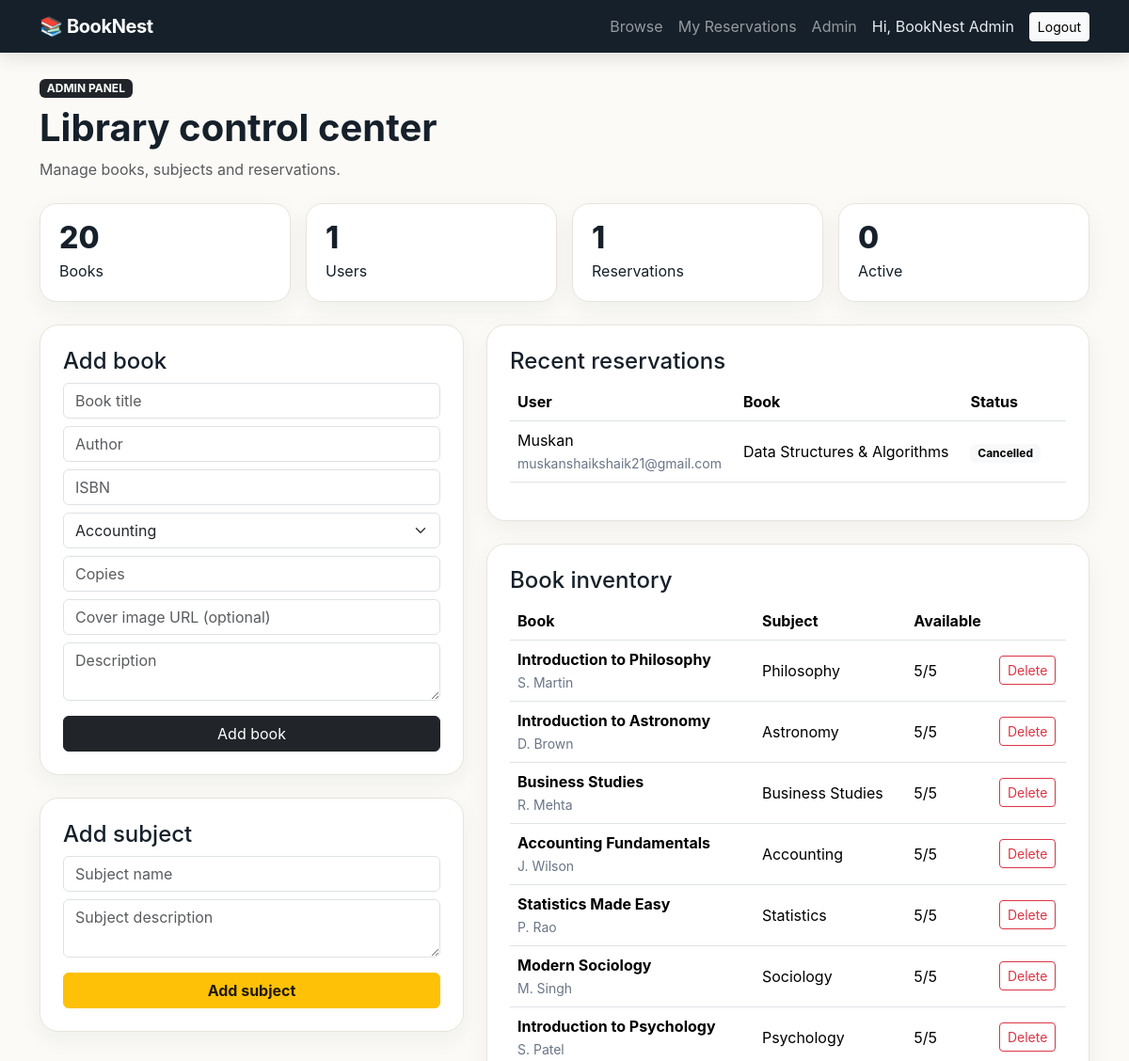
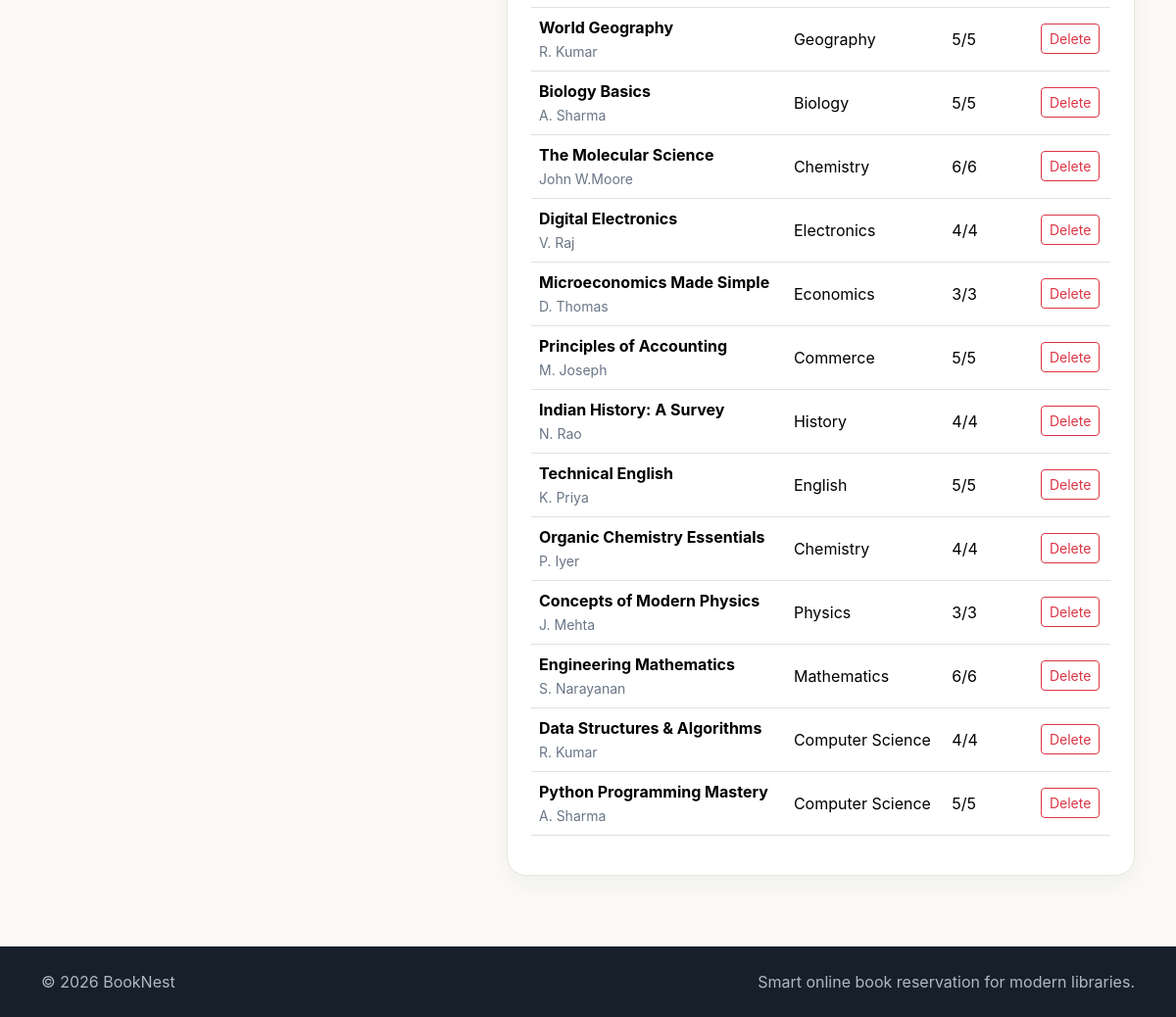
The page /admin (signed in) on the database its author committed (2 pictures, top to bottom).
### tables this page shows
CREATE TABLE reservations (
        id INTEGER PRIMARY KEY AUTOINCREMENT,
        user_id INTEGER NOT NULL,
        book_id INTEGER NOT NULL,
        reserved_at TEXT NOT NULL,
        pickup_deadline TEXT NOT NULL,
        status TEXT NOT NULL DEFAULT 'Reserved',
        FOREIGN KEY(user_id) REFERENCES users(id) ON DELETE CASCADE,
        FOREIGN KEY(book_id) REFERENCES books(id) ON DELETE CASCADE
    );

CREATE TABLE users (
        id INTEGER PRIMARY KEY AUTOINCREMENT,
        name TEXT NOT NULL,
        email TEXT UNIQUE NOT NULL,
        password TEXT NOT NULL,
        role TEXT NOT NULL DEFAULT 'user',
        created_at TEXT NOT NULL
    );

CREATE TABLE books (
        id INTEGER PRIMARY KEY AUTOINCREMENT,
        title TEXT NOT NULL,
        author TEXT NOT NULL,
        isbn TEXT UNIQUE,
        description TEXT DEFAULT '',
        cover_url TEXT DEFAULT '',
        total_copies INTEGER NOT NULL DEFAULT 1,
        available_copies INTEGER NOT NULL DEFAULT 1,
        subject_id INTEGER,
        created_at TEXT NOT NULL,
        FOREIGN KEY(subject_id) REFERENCES subjects(id) ON DELETE SET NULL
    );

CREATE TABLE subjects (
        id INTEGER PRIMARY KEY AUTOINCREMENT,
        name TEXT UNIQUE NOT NULL,
        description TEXT DEFAULT ''
    );

### app.py (the view)
@app.route("/admin")
@admin_required
def admin_dashboard():
    conn = get_db()
    stats = {
        "books": conn.execute("SELECT COUNT(*) c FROM books").fetchone()["c"],
        "users": conn.execute("SELECT COUNT(*) c FROM users WHERE role='user'").fetchone()["c"],
        "reservations": conn.execute("SELECT COUNT(*) c FROM reservations").fetchone()["c"],
        "active": conn.execute("SELECT COUNT(*) c FROM reservations WHERE status='Reserved'").fetchone()["c"],
    }
    reservations = conn.execute("""SELECT r.*, u.name user_name, u.email, b.title
                                   FROM reservations r JOIN users u ON u.id=r.user_id
                                   JOIN books b ON b.id=r.book_id ORDER BY r.reserved_at DESC LIMIT 20""").fetchall()
    books = conn.execute("""SELECT b.*, s.name subject_name FROM books b
                            LEFT JOIN subjects s ON s.id=b.subject_id ORDER BY b.id DESC""").fetchall()
    subjects = conn.execute("SELECT * FROM subjects ORDER BY name").fetchall()
    conn.close()
    return render_template("admin.html", stats=stats, reservations=reservations, books=books, subjects=subjects)

### app.py (called while the page is built)
def get_db():
    conn = sqlite3.connect(DB_PATH)
    conn.row_factory = sqlite3.Row
    conn.execute("PRAGMA foreign_keys = ON")
    return conn

def admin_required(fn):
    @wraps(fn)
    def wrapper(*args, **kwargs):
        if session.get("role") != "admin":
            flash("Administrator access required.", "danger")
            return redirect(url_for("index"))
        return fn(*args, **kwargs)
    return wrapper

@app.context_processor
def inject_globals():
    return {"year": datetime.now().year}

### templates/admin.html (shortened to what this page needs)
{% extends "base.html" %}
{% block content %}
<div class="mb-4"><span class="badge text-bg-dark">ADMIN PANEL</span><h1 class="fw-bold mt-2">Library control center</h1><p class="text-muted">Manage books, subjects and reservations.</p></div>
<div class="row g-3 mb-4">
{% for label,value in [('Books',stats.books),('Users',stats.users),('Reservations',stats.reservations),('Active',stats.active)] %}
<div class="col-6 col-lg-3"><div class="stat-card"><div class="stat-num">{{ value }}</div><div>{{ label }}</div></div></div>
{% endfor %}
</div>
<div class="row g-4">
<div class="col-lg-5">
<div class="panel p-4 mb-4"><h4>Add book</h4>
<form method="post" action="{{ url_for('add_book') }}">
<input class="form-control mb-2" name="title" placeholder="Book title" required>
<input class="form-control mb-2" name="author" placeholder="Author" required>
<input class="form-control mb-2" name="isbn" placeholder="ISBN">
<select class="form-select mb-2" name="subject_id" required>{% for s in subjects %}<option value="{{ s.id }}">{{ s.name }}</option>{% endfor %}</select>
<input class="form-control mb-2" type="number" min="1" name="copies" placeholder="Copies" required>
<input class="form-control mb-2" name="cover_url" placeholder="Cover image URL (optional)">
<textarea class="form-control mb-3" name="description" placeholder="Description"></textarea>
<button class="btn btn-dark w-100">Add book</button>
</form></div>
<div class="panel p-4"><h4>Add subject</h4>
<form method="post" action="{{ url_for('add_subject') }}">
<input class="form-control mb-2" name="name" placeholder="Subject name" required>
<textarea class="form-control mb-3" name="description" placeholder="Subject description"></textarea>
<button class="btn btn-warning w-100">Add subject</button>
</form></div>
</div>
<div class="col-lg-7">
<div class="panel p-4 mb-4"><h4>Recent reservations</h4>
<div class="table-responsive"><table class="table align-middle"><thead><tr><th>User</th><th>Book</th><th>Status</th><th></th></tr></thead><tbody>
{% for r in reservations %}<tr><td>{{ r.user_name }}<br><small>{{ r.email }}</small></td><td>{{ r.title }}</td><td><span class="badge text-bg-light">{{ r.status }}</span></td><td></td></tr>{% else %}<tr><td colspan="4">No reservations.</td></tr>{% endfor %}
</tbody></table></div></div>
<div class="panel p-4"><h4>Book inventory</h4>
<div class="table-responsive"><table class="table align-middle"><thead><tr><th>Book</th><th>Subject</th><th>Available</th><th></th></tr></thead><tbody>
{% for b in books %}<tr><td><strong>{{ b.title }}</strong><br><small>{{ b.author }}</small></td><td>{{ b.subject_name }}</td><td>{{ b.available_copies }}/{{ b.total_copies }}</td><td><form method="post" action="{{ url_for('delete_book', book_id=b.id) }}" onsubmit="return confirm('Delete this book?')"><button class="btn btn-sm btn-outline-danger">Delete</button></form></td></tr>{% endfor %}
</tbody></table></div></div>
</div>
</div>
{% endblock %}

### static/css/style.css (style rules this page uses)
:root { --ink:#16202a; --muted:#697586; --cream:#f6f3ed; --gold:#ffc857; --line:#e8e4dc; }
body { background:#fbfaf7; color:var(--ink); font-family:Inter,system-ui,-apple-system,BlinkMacSystemFont,"Segoe UI",sans-serif; }
.stat-card { background:#fff; border:1px solid var(--line); border-radius:18px; padding:20px; box-shadow:0 8px 24px rgba(22,32,42,.05); }
.stat-num { font-size:2rem; font-weight:800; line-height:1; margin-bottom:7px; }
.panel { background:#fff; border:1px solid var(--line); border-radius:20px; box-shadow:0 8px 24px rgba(22,32,42,.05); }
.btn-warning { color:#211a08; font-weight:700; }
table small { color:var(--muted); }

### rows shown on the page
reservations: user_name "Muskan", email "muskanshaikshaik21@gmail.com", title "Data Structures & Algorithms", status "Cancelled"
books: title "Introduction to Philosophy", author "S. Martin", subject_name "Philosophy", available_copies "5", total_copies "5"
books: title "Introduction to Astronomy", author "D. Brown", subject_name "Astronomy", available_copies "5", total_copies "5"
books: title "Business Studies", author "R. Mehta", subject_name "Business Studies", available_copies "5", total_copies "5"
books: title "Accounting Fundamentals", author "J. Wilson", subject_name "Accounting", available_copies "5", total_copies "5"
books: title "Statistics Made Easy", author "P. Rao", subject_name "Statistics", available_copies "5", total_copies "5"
books: title "Modern Sociology", author "M. Singh", subject_name "Sociology", available_copies "5", total_copies "5"
books: title "Introduction to Psychology", author "S. Patel", subject_name "Psychology", available_copies "5", total_copies "5"
books: title "World Geography", author "R. Kumar", subject_name "Geography", available_copies "5", total_copies "5"
books: title "Biology Basics", author "A. Sharma", subject_name "Biology", available_copies "5", total_copies "5"
books: title "The Molecular Science", author "John W.Moore", subject_name "Chemistry", available_copies "6", total_copies "6"
books: title "Digital Electronics", author "V. Raj", subject_name "Electronics", available_copies "4", total_copies "4"
books: title "Microeconomics Made Simple", author "D. Thomas", subject_name "Economics", available_copies "3", total_copies "3"
books: title "Principles of Accounting", author "M. Joseph", subject_name "Commerce", available_copies "5", total_copies "5"
books: title "Indian History: A Survey", author "N. Rao", subject_name "History", available_copies "4", total_copies "4"
books: title "Technical English", author "K. Priya", subject_name "English", available_copies "5", total_copies "5"
books: title "Organic Chemistry Essentials", author "P. Iyer", subject_name "Chemistry", available_copies "4", total_copies "4"
books: title "Concepts of Modern Physics", author "J. Mehta", subject_name "Physics", available_copies "3", total_copies "3"
books: title "Engineering Mathematics", author "S. Narayanan", subject_name "Mathematics", available_copies "6", total_copies "6"
books: title "Data Structures & Algorithms", author "R. Kumar", subject_name "Computer Science", available_copies "4", total_copies "4"
books: title "Python Programming Mastery", author "A. Sharma", subject_name "Computer Science", available_copies "5", total_copies "5"

### other values the page prints
{{ session.get('name') }} "BookNest Admin"
{{ value }} "20" "1" "1" "0"
{{ label }} "Books" "Users" "Reservations" "Active"
form field subject_id "Accounting"
